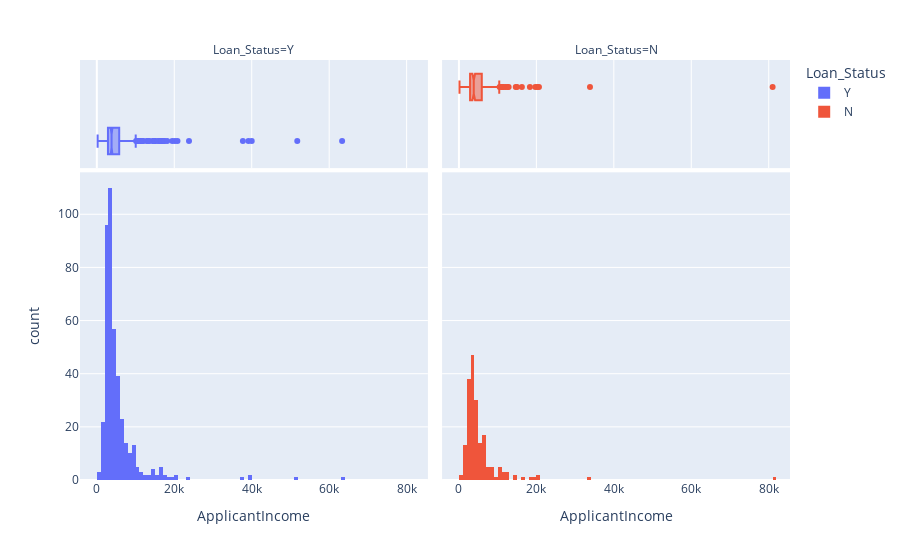

Write notebook code for a chart like this one.
### Code cell
fig = px.histogram(df, x="ApplicantIncome", facet_col='Loan_Status', marginal="box", color="Loan_Status")

fig.show()

### Figure 1 — Plotly figure (JSON) as saved in the notebook; plotly's stock layout.template omitted (floating-point values rounded to 4 significant figures; data arrays with more than 128 entries replaced by an {"elided": "..."} marker saying what was removed)
{"data": [{"alignmentgroup": "True", "bingroup": "x", "hovertemplate": "Loan_Status=Y<br>ApplicantIncome=%{x}<br>count=%{y}<extra></extra>", "legendgroup": "Y", "marker": {"color": "#636efa", "pattern": {"shape": ""}}, "name": "Y", "offsetgroup": "Y", "orientation": "v", "showlegend": true, "type": "histogram", "x": {"elided": "422 int values"}, "xaxis": "x", "yaxis": "y"}, {"alignmentgroup": "True", "hovertemplate": "Loan_Status=Y<br>ApplicantIncome=%{x}<extra></extra>", "legendgroup": "Y", "marker": {"color": "#636efa"}, "name": "Y", "notched": true, "offsetgroup": "Y", "showlegend": false, "type": "box", "x": {"elided": "422 int values"}, "xaxis": "x3", "yaxis": "y3"}, {"alignmentgroup": "True", "bingroup": "x", "hovertemplate": "Loan_Status=N<br>ApplicantIncome=%{x}<br>count=%{y}<extra></extra>", "legendgroup": "N", "marker": {"color": "#EF553B", "pattern": {"shape": ""}}, "name": "N", "offsetgroup": "N", "orientation": "v", "showlegend": true, "type": "histogram", "x": {"elided": "192 int values"}, "xaxis": "x2", "yaxis": "y2"}, {"alignmentgroup": "True", "hovertemplate": "Loan_Status=N<br>ApplicantIncome=%{x}<extra></extra>", "legendgroup": "N", "marker": {"color": "#EF553B"}, "name": "N", "notched": true, "offsetgroup": "N", "showlegend": false, "type": "box", "x": {"elided": "192 int values"}, "xaxis": "x4", "yaxis": "y4"}], "layout": {"annotations": [{"font": {}, "showarrow": false, "text": "Loan_Status=Y", "x": 0.245, "xanchor": "center", "xref": "paper", "y": 1, "yanchor": "bottom", "yref": "paper"}, {"font": {}, "showarrow": false, "text": "Loan_Status=N", "x": 0.755, "xanchor": "center", "xref": "paper", "y": 1, "yanchor": "bottom", "yref": "paper"}], "barmode": "relative", "legend": {"title": {"text": "Loan_Status"}, "tracegroupgap": 0}, "margin": {"t": 60}, "xaxis": {"anchor": "y", "domain": [0, 0.49], "title": {"text": "ApplicantIncome"}}, "xaxis2": {"anchor": "y2", "domain": [0.51, 1], "matches": "x", "title": {"text": "ApplicantIncome"}}, "xaxis3": {"anchor": "y3", "domain": [0, 0.49], "matches": "x", "showgrid": true, "showticklabels": false}, "xaxis4": {"anchor": "y4", "domain": [0.51, 1], "matches": "x", "showgrid": true, "showticklabels": false}, "yaxis": {"anchor": "x", "domain": [0, 0.7326], "title": {"text": "count"}}, "yaxis2": {"anchor": "x2", "domain": [0, 0.7326], "matches": "y", "showticklabels": false}, "yaxis3": {"anchor": "x3", "domain": [0.7426, 1], "matches": "y3", "showgrid": false, "showline": false, "showticklabels": false, "ticks": ""}, "yaxis4": {"anchor": "x4", "domain": [0.7426, 1], "matches": "y3", "showgrid": false, "showline": false, "showticklabels": false, "ticks": ""}}}
